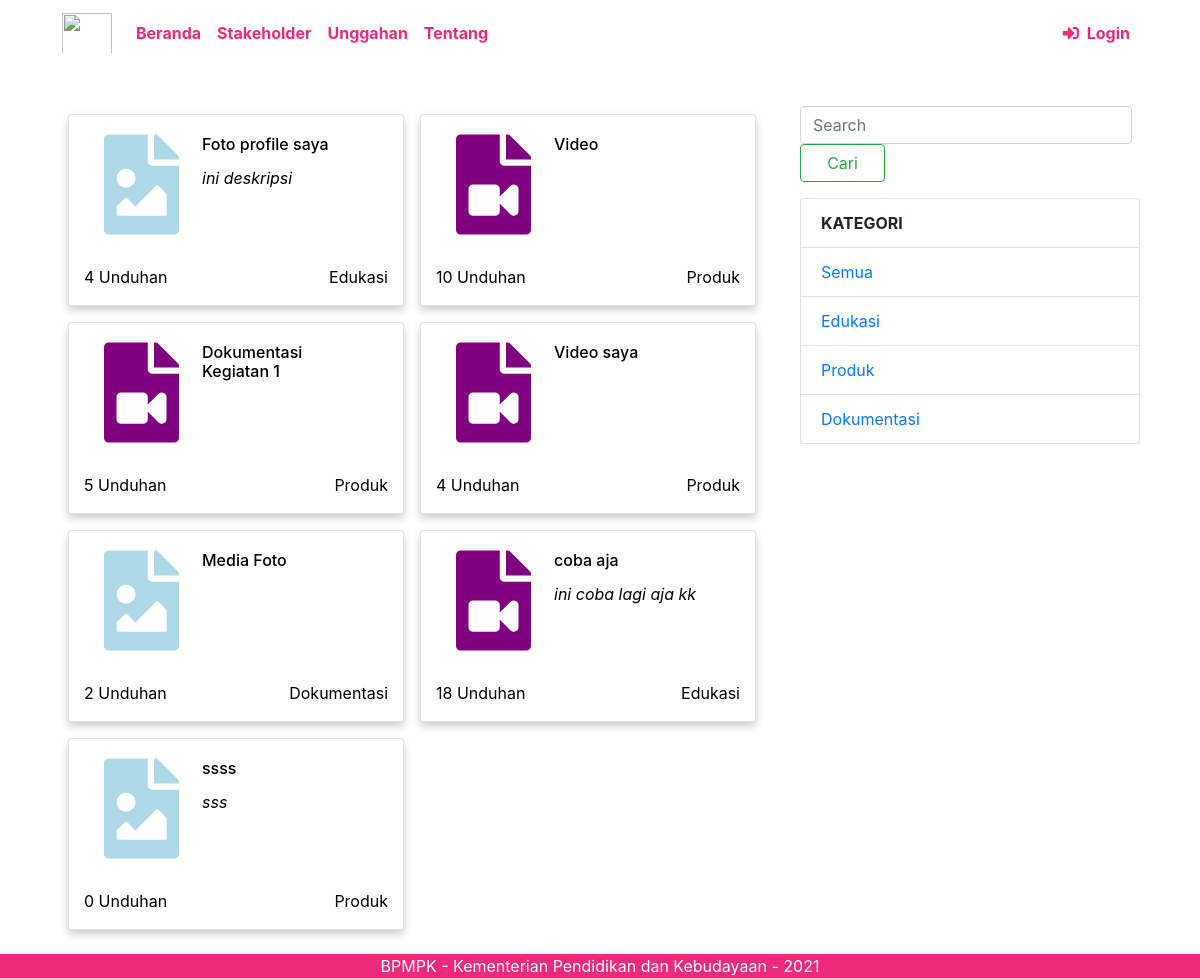
The page /unggahan on the database its author committed.
### tables this page shows
CREATE TABLE `user_produk` (
  `id_user` int(5) DEFAULT NULL,
  `id_produk` int(100) NOT NULL,
  `title_produk` varchar(1000) DEFAULT NULL,
  `name_produk` varchar(1000) DEFAULT NULL,
  `desc_produk` varchar(1000) DEFAULT NULL,
  `id_kategori` int(5) DEFAULT NULL,
  `id_cat_file` int(3) DEFAULT NULL,
  `status_produk` int(1) DEFAULT '1',
  `upload_date` date DEFAULT NULL,
  `verif_date` date DEFAULT NULL
);

CREATE TABLE `kategori_file` (
  `id_kategori_file` int(5) NOT NULL,
  `kategori_file` varchar(100) DEFAULT NULL
);

### application/modules/unggahan/controllers/Unggahan.php (called while the page is built, shortened)
<?php
class Unggahan extends CI_Controller
{
    public function __construct()
    {
        $this->load->model('m_unggahan');
    }
    public function index()
    {
        $data['title'] = 'Unggahan';
        $data['user'] = $this->db->get_where('user_data', ['id_user' => $this->session->userdata('id_user')])->row();
        $config['base_url'] = base_url('unggahan/index/');
        $config['total_rows'] = $this->m_unggahan->tampil_unggahan()->num_rows();
        $data['total_rows'] = $config['total_rows'];
        $config['per_page'] = 9;
        $from = $this->uri->segment(3);
        $data['user_produk'] = $this->m_unggahan->data($config['per_page'], $from);
        $data['category'] = $this->m_unggahan->getCategory()->result();
        $this->load->view('template/header_view', $data);
        $this->load->view('template/nav_view', $data);
        $this->load->view('unggahan_view', $data);
        $this->load->view('template/footer_view');
    }
}

### index.php (called while the page is built, shortened)
<?php
require_once BASEPATH.'core/CodeIgniter.php';

### application/config/config.php (called while the page is built, shortened)
<?php
$config['base_url'] = 'http://localhost/starda_v2/';
$config['index_page'] = '';
$config['uri_protocol']    = 'REQUEST_URI';
$config['url_suffix'] = '';
$config['language']    = 'english';
$config['charset'] = 'UTF-8';
$config['enable_hooks'] = FALSE;
$config['subclass_prefix'] = 'MY_';
$config['composer_autoload'] = FALSE;
$config['permitted_uri_chars'] = 'a-z 0-9~%.:_\-';
$config['enable_query_strings'] = FALSE;
$config['controller_trigger'] = 'c';
$config['function_trigger'] = 'm';
$config['directory_trigger'] = 'd';
$config['allow_get_array'] = TRUE;
$config['log_threshold'] = 0;
$config['log_path'] = '';
$config['log_file_extension'] = '';
$config['log_file_permissions'] = 0644;
$config['log_date_format'] = 'Y-m-d H:i:s';
$config['error_views_path'] = '';
$config['cache_path'] = '';
$config['cache_query_string'] = FALSE;
$config['encryption_key'] = '';
$config['sess_driver'] = 'files';
$config['sess_cookie_name'] = 'ci_session';
$config['sess_expiration'] = 7200;
$config['sess_save_path'] = NULL;
$config['sess_match_ip'] = FALSE;
$config['sess_time_to_update'] = 300;
$config['sess_regenerate_destroy'] = FALSE;
$config['cookie_prefix']    = '';
$config['cookie_domain']    = '';
$config['cookie_path']        = '/';
$config['cookie_secure']    = FALSE;
$config['cookie_httponly']     = FALSE;
$config['standardize_newlines'] = FALSE;
$config['global_xss_filtering'] = FALSE;
$config['csrf_protection'] = FALSE;
$config['csrf_token_name'] = 'csrf_test_name';
$config['csrf_cookie_name'] = 'csrf_cookie_name';
$config['csrf_expire'] = 7200;
$config['csrf_regenerate'] = TRUE;
$config['csrf_exclude_uris'] = array();
$config['compress_output'] = FALSE;
$config['time_reference'] = 'local';
$config['rewrite_short_tags'] = FALSE;
$config['proxy_ips'] = '';

### application/modules/unggahan/models/M_unggahan.php (called while the page is built, shortened)
<?php
class m_unggahan extends CI_Model
{
	public function tampil_unggahan()
	{
		$this->db->select('*');
		$this->db->from('user_produk');
		$this->db->join('kategori_file', 'kategori_file.id_kategori_file = user_produk.id_kategori');
		$this->db->join('user_data', 'user_data.id_user = user_produk.id_user');
		$this->db->where('user_produk.status_produk', '2');
		return $this->db->get();
	}
	function data($limit, $start)
	{
		$user_data = $this->db->join('user_data', 'user_data.id_user = user_produk.id_user');
		$kategori = $this->db->join('kategori_file', 'kategori_file.id_kategori_file = user_produk.id_kategori');
		$status = $this->db->where('user_produk.status_produk', '2');
		return $this->db->get('user_produk', $limit, $start, $kategori, $user_data, $status)->result();
	}
	public function getCategory()
	{
		$this->db->select('*');
		$this->db->from('kategori_file');
		return $this->db->get();
	}
}

### application/modules/unggahan/views/unggahan_view.php (the view, shortened to what this page needs)
<div class="container  my-3 py-4">
    <div class="row">
        <div class="col-8">
            <div class="row ">
                <?php foreach ($user_produk as $produk) {
                    $id = $produk->id_produk; ?>
                    <a href="<?= base_url('stakeholder/detail_produk/' . $produk->id_produk) ?>" class="link-card"  style="text-decoration:none; display:inline-block;">
                        <div class="card m-2" style="width: 21rem; height: 12rem;">
                            <div class="card-body row">
                                <div class="col-4">
                                    <?php
                                    if ($produk->id_cat_file == '1') {
                                        echo "<i class='fas fa-file-video' style='font-size: 100px; color:purple;'></i>";
                                    } else if ($produk->id_cat_file == '2') {
                                        echo "<i class='fas fa-file-image' style='font-size: 100px;color:lightblue;'></i>";
                                    }
                                    ?>
                                </div>
                                <div class="col-8">
                                    <div class="card-title wrapper-card">
                                        <div class="">
                                            <h6 class="txt-name"><?php echo $produk->title_produk ?></h4>
                                        </div>
                                    </div>
                                    <div class="card-text align-items-start" id="text-about">
                                        <p class="mb-auto"><?php echo $produk->desc_produk ?></p>
                                    </div>
                                </div>
                            </div>
                            <div class="row ">
                                <p class=" col"><?php
                                                $totalunduh = $this->db->get_where('unduh_produk', ['id_produk_unduh' => $id]);
                                                echo $totalunduh->num_rows();
                                                ?> Unduhan</p>
                                <p class=" col text-right"><?php echo $produk->kategori_file ?></p>
                            </div>
                        </div>
                    </a>
                <?php } ?>
            </div>
        </div>
        <div class="col">
            <form class="form-inline row" style="width:100%;" action="<?= base_url('unggahan/search') ?>" method="post">
                <input class="col form-control mr-sm-2" type="text" placeholder="Search" aria-label="Search" name="keyword" id="keyword">
                <input class="col col-3 btn btn-outline-success my-2 my-sm-0" type="submit" value="Cari"></input>
            </form>
            <div class="list-group">
                <a class="list-group-item"><strong>KATEGORI</strong></a>
                <a href="<?php echo base_url('unggahan') ?>" class="list-group-item">Semua</a>
                <?php
                foreach ($category as $kat) {
                ?>
                    <a href="<?= base_url('unggahan/kategori/') ?><?= $kat->id_kategori_file ?>" class="list-group-item"> <?= $kat->kategori_file ?></a>
                <?php
                }
                ?>
            </div><br>
        </div>
    </div>
</div>

### application/third_party/MX/Loader.php (shortened to what this page needs)
<?php (defined('BASEPATH')) OR exit('No direct script access allowed');
class MX_Loader extends CI_Loader
{
	protected $_module;
	public $_ci_cached_vars = array();
	public function initialize($controller = NULL)
	{
		$this->_module = CI::$APP->router->fetch_module();
	}
	public function database($params = '', $return = FALSE, $query_builder = NULL)
	{
		CI::$APP->db = DB($params, $query_builder);
		return $this;
	}
	public function language($langfile, $idiom = '', $return = FALSE, $add_suffix = TRUE, $alt_path = '')
	{
		CI::$APP->lang->load($langfile, $idiom, $return, $add_suffix, $alt_path, $this->_module);
		return $this;
	}
	public function model($model, $object_name = NULL, $connect = FALSE)
	{
		if (is_array($model)) return $this->models($model);
		($_alias = $object_name) OR $_alias = basename($model);
		list($path, $_model) = Modules::find(strtolower($model), $this->_module, 'models/');
		if ($path == FALSE)
		{
			parent::model($model, $object_name, $connect);
		}
		else
		{
			CI::$APP->$_alias = new $model();
		}
		return $this;
	}
	public function models($models)
	{
		return $this;
	}
	public function view($view, $vars = array(), $return = FALSE)
	{
		list($path, $_view) = Modules::find($view, $this->_module, 'views/');
		if ($path != FALSE)
		{
			$this->_ci_view_paths = array($path => TRUE) + $this->_ci_view_paths;
			$view = $_view;
		}
		if (method_exists($this, '_ci_object_to_array'))
		{
		        return $this->_ci_load(array('_ci_view' => $view, '_ci_vars' => $this->_ci_object_to_array($vars), '_ci_return' => $return));
		} else {
		        return $this->_ci_load(array('_ci_view' => $view, '_ci_vars' => $this->_ci_prepare_view_vars($vars), '_ci_return' => $return));
		}
	}
	public function __get($class)
	{
		return (isset($this->controller)) ? $this->controller->$class : CI::$APP->$class;
	}
	public function _ci_load($_ci_data)
	{
		extract($_ci_data);
		if (isset($_ci_view))
		{
			$_ci_path = '';
			$_ci_file = (pathinfo($_ci_view, PATHINFO_EXTENSION)) ? $_ci_view : $_ci_view.EXT;
			foreach ($this->_ci_view_paths as $path => $cascade)
			{
				if (file_exists($view = $path.$_ci_file))
				{
					$_ci_path = $view;
					break;
				}
			}
		}
		elseif (isset($_ci_path))
		{
			$_ci_file = basename($_ci_path);
			if( ! file_exists($_ci_path)) $_ci_path = '';
		}
		if (isset($_ci_vars))
			$this->_ci_cached_vars = array_merge($this->_ci_cached_vars, (array) $_ci_vars);
		extract($this->_ci_cached_vars);
		if ((bool) @ini_get('short_open_tag') === FALSE && CI::$APP->config->item('rewrite_short_tags') == TRUE)
		{
			echo eval('?>'.preg_replace("/;*\s*\?>/", "; ?>", str_replace('<?=', '<?php echo ', file_get_contents($_ci_path))));
		}
		else
		{
			include($_ci_path);
		}
		if (ob_get_level() > $this->_ci_ob_level + 1)
		{
			ob_end_flush();
		}
		else
		{
			CI::$APP->output->append_output(ob_get_clean());
		}
	}
}

### application/modules/template/views/header_view.php (shortened to what this page needs)
<head>
    <link rel="stylesheet" href=<?php echo base_url('assets/bootstrap/css/bootstrap.min.css') ?>>
    <link href="<?= base_url('assets/fontawesome-free/css/all.min.css') ?>" rel="stylesheet" type="text/css">
    <link rel="stylesheet" href="<?php echo base_url('assets/fontawesome-free/css/all.min.css') ?>">
    <link rel="stylesheet" href="<?php echo base_url('assets/css+/css.css') ?>">
</head>

### application/modules/template/views/nav_view.php (shortened to what this page needs)
<body>
    <header class="header bg-nav">
        <div class="container px-0 px-lg-3">
            <nav class="navbar navbar-expand-lg navbar-light">
                <img class="nav_logo navbar-brand" id="img-nav" src="<?php echo base_url('assets/image/Stardabuck.png') ?>" href="<?php echo base_url('board/dashboard') ?>">
                <div class="collapse navbar-collapse" id="navbarNavAltMarkup">
                    <ul class="col navbar-nav my-auto">
                        <li class="nav-item ">
                            <a class="nav-link font-weight-bold" href="<?php echo base_url('beranda') ?>">Beranda</a>
                        </li>
                        <li class="nav-item">
                            <a class="nav-link font-weight-bold" href="<?php echo base_url('stakeholder') ?>">Stakeholder</a>
                        </li>
                        <li class="nav-item">
                            <a class="nav-link font-weight-bold" href="<?php echo base_url('unggahan') ?>">Unggahan</a>
                        </li>
                        <li class="nav-item">
                            <a class="nav-link font-weight-bold" href="<?php echo base_url('about') ?>">Tentang</a>
                        </li>
                    </ul>
                    <ul class="row navbar-nav d-flex justify-content-end">
                        <?php
                        $id_user = $this->session->userdata('id_user');
                        if (!$id_user) {
                        ?>
                            <li class="nav-item font-weight-bold my-auto"><a class="nav-link" href="<?php echo base_url('login') ?>"> <i class="fas fa-sign-in-alt"></i>&ensp;Login</a></li>
                        <?php
                        }
                        ?>
                    </ul>
                </div>
            </nav>
        </div>
    </header>

### application/modules/template/views/footer_view.php (shortened to what this page needs)
<footer class="footer text-center text-white fixed-bottom">
    <text> BPMPK - Kementerian Pendidikan dan Kebudayaan - 2021</text>
</footer>
</body>

### assets/css+/css.css (style rules this page uses)
body { position: relative; min-height: 100%; }
.footer { position: absolute; margin-bottom: -16px; }
.navbar .navbar-nav .nav-link { color: #ee2a7b; }
#img-nav { float: left; width: auto; height: 50px; }
.footer { background-color: #ee2a7b; }
.row { margin-right: 0px; margin-left: 0px; }
#text-about { font-style: italic; overflow: hidden; display: -webkit-box; -webkit-line-clamp: 2; -webkit-box-orient: vertical; }
.link-card { color: black; text-decoration: none; display: inline-block; }
.link-card .card { box-shadow: 0 4px 8px 0 rgba(0, 0, 0, 0.2); transition: 0.3s; }

### rows shown on the page
user_produk: title_produk "Foto profile saya", desc_produk "ini deskripsi", num_rows "4", kategori_file.kategori_file "Edukasi"
user_produk: title_produk "Video", num_rows "10", kategori_file.kategori_file "Produk"
user_produk: title_produk "Dokumentasi Kegiatan 1", num_rows "5", kategori_file.kategori_file "Produk"
user_produk: title_produk "Video saya", num_rows "4", kategori_file.kategori_file "Produk"
user_produk: title_produk "Media Foto", num_rows "2", kategori_file.kategori_file "Dokumentasi"
user_produk: title_produk "coba aja", desc_produk "ini coba lagi aja kk", num_rows "18", kategori_file.kategori_file "Edukasi"
user_produk: title_produk "ssss", desc_produk "sss", num_rows "0", kategori_file.kategori_file "Produk"
kategori_file: kategori_file "Edukasi"
kategori_file: kategori_file "Produk"
kategori_file: kategori_file "Dokumentasi"
